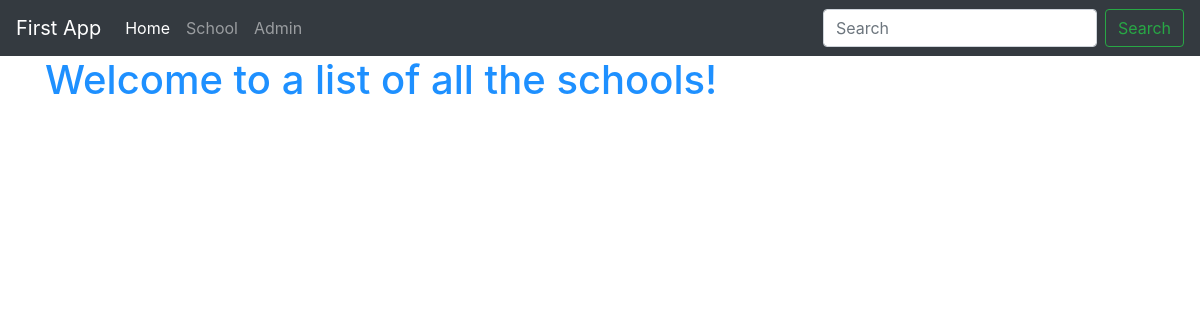
The page /first_app/school_list/ on the database as committed earlier.
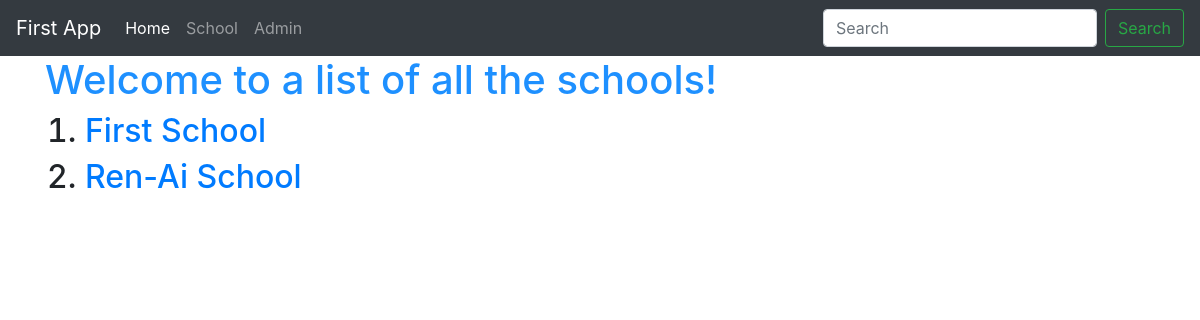
The same page on the database as committed later.
### first_app/models.py (models this page shows, shortened)
class School(models.Model):
    name = models.CharField(max_length=256)
    principal = models.CharField(max_length=256)
    location = models.CharField(max_length=256)

### first_app/views.py (the view)
class SchoolListView(ListView):
    context_object_name = 'schools'
    model = models.School

### first_app/templates/first_app/school_list.html
{% extends 'first_app/first_app_base.html' %}
{% block body_block %}
  <h1>Welcome to a list of all the schools!</h1>
  <ol>
    {% for school in schools %}
      <h2>
        <li>
          <a href="{{ school.id }}">{{ school.name }}</a>
        </li>
      </h2>
    {% endfor %}
  </ol>
{% endblock %}

Rows that differ between the two databases and show on the page:
added School: name "First School"
added School: name "Ren-Ai School"
